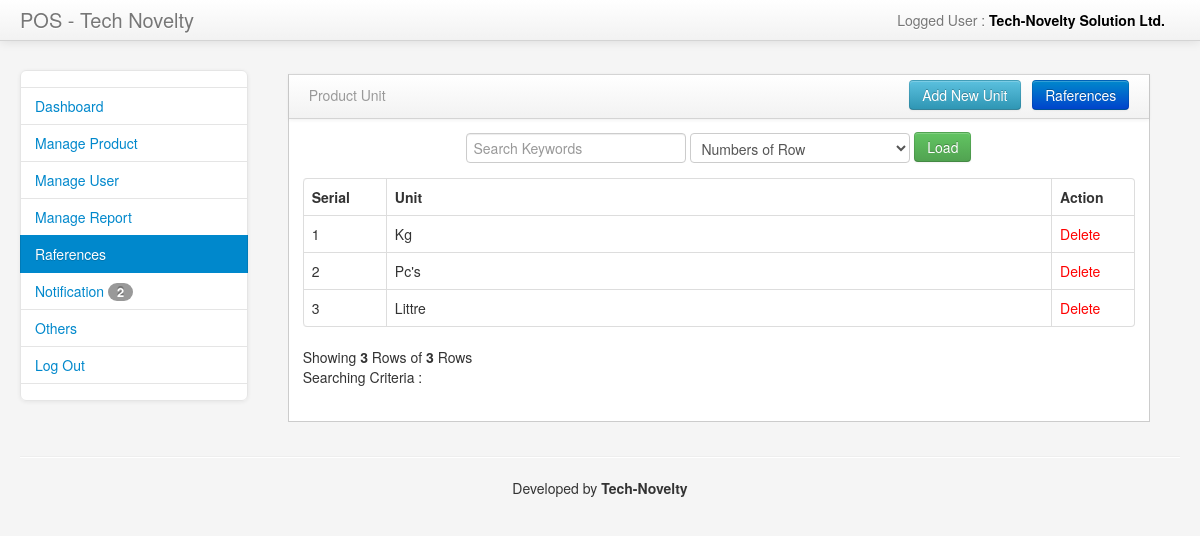
The page /admin/manage_unit.php (signed in) on the database its author committed.
### tables this page shows
CREATE TABLE IF NOT EXISTS `tbproductunit` (
  `id` int(11) NOT NULL AUTO_INCREMENT,
  `unitName` varchar(50) NOT NULL,
  PRIMARY KEY (`id`)
);

### tools/functions.php (called while the page is built, shortened)
<?php
require_once("controller.php");
class myFunctions extends POSController{
	function getTotalRowNumber($tbname){
  		$query ="SELECT * FROM $tbname ";
  		return $this->getRowNumber($query);
	}
	function getNotificationsNum(){
  		$query ="SELECT * FROM tbproducts WHERE quantity <5 ";
  		return $this->getRowNumber($query);
	}
	function getUnit($search,$num_rows){
  		$query ="SELECT * FROM tbproductunit WHERE unitName like '%$search%' limit 0,$num_rows";
  		return $this->getData($query);
	}
}
?>

### tools/controller.php (called while the page is built, shortened)
<?php
class POSController extends MyPOSDB{
	function getData($query) {
		$result = mysql_query($query);
		while($row=mysql_fetch_assoc($result)) {
			$resultset[] = $row;
		}
		if(!empty($resultset))
			return $resultset;
	}
	function getRowNumber($query) {
		$result = mysql_query($query);
		$rows=mysql_num_rows($result);
		return $rows;
	}
}
	?>

### admin/manage_unit.php (the view, shortened to what this page needs)
<?php
require_once 'header_link.php';
$db_handle = new myFunctions();
  if(!isset($_REQUEST['keywords']) && !isset($_REQUEST['num_rows']) ){
    $search = "";
    $num_rows = "15";
  }else{
    $search = $_REQUEST['keywords'];
    $num_rows = $_REQUEST['num_rows'];
  }
  if ($num_rows !=NULL && $search == NULL) {
    $results = $db_handle->getUnit("",$num_rows);
  }
?>
<!DOCTYPE html>
<html class="no-js">
    <head>
        <link href="assets/css/customizedstyle.css" rel="stylesheet" media="screen">
        <link href="assets/css/myresponsivestyle.css" rel="stylesheet" media="screen">
        <link href="assets/css/styles.css" rel="stylesheet" media="screen">
    </head>
    <body>
        <div class="navbar navbar-fixed-top">
            <div class="navbar-inner">
                <div class="container-fluid">
                    <a class="brand" href="#">POS - Tech Novelty </a>
                    <div class="nav-collapse collapse">
                        <ul class="nav pull-right">
                            <li class="dropdown">
                                <a href="#" role="button" class="dropdown-toggle" data-toggle="dropdown">  <?php echo $user;?> </a>
                            </li>
                        </ul>
                   </div>
            </div>
        </div>
		</div>
        <div class="container-fluid">
            <div class="row-fluid">
                <div class="span3" id="sidebar">
                    <ul class="nav nav-list bs-docs-sidenav nav-collapse collapse">
                        <li><a></a></li>
                        <li><a href="dashboard.php"> Dashboard</a></li>
                        <li><a href="manage_products.php"> Manage Product</a></li>
                        <li><a href="manage_users.php"> Manage User</a></li>
                        <li><a href="manage_report.php"> Manage Report</a></li>
                        <li class="active"><a href="manage_references.php"> Raferences</a></li>
                        <li><a href="notification.php"> Notification <span class="badge"><?php echo $db_handle->getNotificationsNum();?></span></a></li>
                        <li><a href="others.php"> Others</a></li>
                        <li><a href="logout.php"> Log Out</a></li>
                        <li><a></a></li>
                    </ul>
                </div>
                <div class="span9" id="content">
                    <div class="row-fluid">
                        <div class="block">
                            <div class="navbar navbar-inner block-header">
                                <div class="muted pull-left" >Product Unit</div>
                                <div class="pull-right" ><a href="add_new_unit.php" style="margin-bottom:8px; margin-top:-5px;" class="btn btn-xs btn-info">Add New Unit</a> &nbsp; <a href="manage_references.php" style="margin-bottom:8px; margin-top:-5px;" class="btn btn-xs btn-primary">Raferences</a></div>
                            </div>
                            <div class="block-content collapse in">
                               <center>
                                   <form action="" method="GET">
                                       <input name="keywords" type="text" value="<?php echo $search; ?>" placeholder="Search Keywords">
                                       <select name="num_rows">
                                           <option value="">Numbers of Row</option>
                                       </select>
                                        <input  class="btn btn-success" style="margin-bottom:8px; margin-top:-5px;"  type="submit" value="Load" >
                                       </form>
                                    </center>
                                   <table style="margin-top:-15px"; class="table table-bordered table-stripted table-hover">
                                      <thead>
                                            <th width="10%">Serial</th>
                                            <th>Unit</th>
                                            <th width="10%">Action</th>
                                       </thead>
                                        <?php
                                        $i=0;
                                        $trow=count($results);
                                        if($trow>0){
                                         foreach($results as $unit) {
                                        ?>
                                       <tr>
                                            <td><?php echo ++$i; ?></td>
                                            <td><?php echo htmlentities($unit["unitName"]); ?></td>
                                            <td>
                                                <a style="text-decoration:none;color:red;" onClick="return confirm('Do you want to Delete this Unit?');"   href="delete_unit.php?id=<?php echo $unit['id']; ?>">Delete</a>
                                            </td>
                                       </tr>
                                       <?php
                                        }
                                       }else{
                                          echo "<tr><td colspan='3' > <center>No data are matching</center></td></tr>";
                                        }
                                        ?>
                                   </table>
                                    <?php
                                    echo "Showing <b>".$i."</b> Rows of <b>".$db_handle->getTotalRowNumber("tbproductunit")."</b> Rows";
                                    echo " <br /> Searching Criteria : <b>".$search."</b>";
                                     ?>
								                <br ><br >
                            </div>
                        </div>
                    </div>
				</div>
			</div>
            <hr>
            <footer>
            </footer>
        </div>
    </body>
</html>

### admin/assets/css/myresponsivestyle.css (style rules this page uses)
.row-fluid { width: 100%; *zoom: 1; }
.row-fluid:before, .row-fluid:after { display: table; line-height: 0; content: ""; }
.row-fluid:after { clear: both; }
.row-fluid [class*="span"] { display: block; float: left; width: 100%; min-height: 30px; margin-left: 2.564102564102564%; *margin-left: 2.5109110747408616%; -webkit-box-sizing: border-box; -moz-box-sizing: border-box; box-sizing: border-box; }
.row-fluid [class*="span"]:first-child { margin-left: 0; }
.row-fluid .span9 { width: 74.35897435897436%; *width: 74.30578286961266%; }
.row-fluid .span3 { width: 23.076923076923077%; *width: 23.023731587561375%; }
input, textarea, .uneditable-input { margin-left: 0; }
@media (min-width: 980px) { .nav-collapse.collapse { height: auto !important; overflow: visible !important; } }

### admin/assets/css/styles.css (style rules this page uses)
body { padding-top: 0; padding-bottom: 40px; background-color: #f5f5f5; }
@media (min-width: 979px) { body { padding-top: 60px; } }
#content { margin-left:0px; }
.block { border: 1px solid #ccc; background: white; margin: 1em 0em; border-top: none; }
.block-content { margin: 1em; min-height: .25em; }
.block-header { margin-bottom: 0px; border-right: none; border-left: none; -webkit-border-radius: 0px; -moz-border-radius: 0px; border-radius: 0px; }
.block-header div { padding-top: 10px; }
.bs-docs-sidenav { max-width: 228px; margin: 10px 0 0; padding: 0; background-color: #fff; -webkit-border-radius: 6px; -moz-border-radius: 6px; border-radius: 6px; -webkit-box-shadow: 0 1px 4px rgba(0,0,0,.065); -moz-box-shadow: 0 1px 4px rgba(0,0,0,.065); box-shadow: 0 1px 4px rgba(0,0,0,.065); }
.bs-docs-sidenav > li > a { display: block; width: 190px \9; margin: 0 0 -1px; padding: 8px 14px; border: 1px solid #e5e5e5; }
.bs-docs-sidenav > li:first-child > a { -webkit-border-radius: 6px 6px 0 0; -moz-border-radius: 6px 6px 0 0; border-radius: 6px 6px 0 0; }
.bs-docs-sidenav > li:last-child > a { -webkit-border-radius: 0 0 6px 6px; -moz-border-radius: 0 0 6px 6px; border-radius: 0 0 6px 6px; }
.bs-docs-sidenav > .active > a { position: relative; z-index: 2; padding: 9px 15px; border: 0; text-shadow: 0 1px 0 rgba(0,0,0,.15); -webkit-box-shadow: inset 1px 0 0 rgba(0,0,0,.1), inset -1px 0 0 rgba(0,0,0,.1); -moz-box-shadow: inset 1px 0 0 rgba(0,0,0,.1), inset -1px 0 0 rgba(0,0,0,.1); box-shadow: inset 1px 0 0 rgba(0,0,0,.1), inset -1px 0 0 rgba(0,0,0,.1); }

### rows shown on the page
tbproductunit: unitName "Kg"
tbproductunit: unitName "Pc's"
tbproductunit: unitName "Littre"

### other values the page prints
$_SESSION['adminFullName'] "Tech-Novelty Solution Ltd."
$db_handle->getNotificationsNum() "2"
$i "3"
$db_handle->getTotalRowNumber("tbproductunit") "3"
